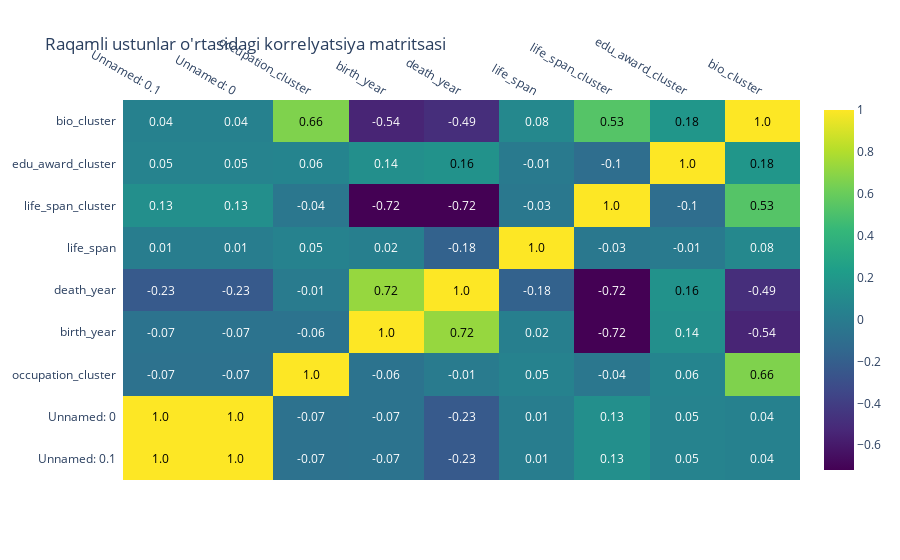

The cell this chart's notebook holds for it:
### Code cell
import numpy as np
import plotly.figure_factory as ff

# Qiymatlarni 2 xonagacha qisqartirish
annot_text = np.around(corr_matrix.values, decimals=2).astype(str)

fig = ff.create_annotated_heatmap(
    z=corr_matrix.values,
    x=list(corr_matrix.columns),
    y=list(corr_matrix.index),
    annotation_text=annot_text,
    colorscale='Viridis',
    showscale=True
)

fig.update_layout(title='Raqamli ustunlar o\'rtasidagi korrelyatsiya matritsasi')
fig.show()

### Figure 1 — Plotly figure (JSON) as saved in the notebook; plotly's stock layout.template omitted (floating-point values rounded to 4 significant figures)
{"data": [{"colorscale": [[0, "#440154"], [0.1111, "#482878"], [0.2222, "#3e4989"], [0.3333, "#31688e"], [0.4444, "#26828e"], [0.5556, "#1f9e89"], [0.6667, "#35b779"], [0.7778, "#6ece58"], [0.8889, "#b5de2b"], [1, "#fde725"]], "reversescale": false, "showscale": true, "type": "heatmap", "x": ["Unnamed: 0.1", "Unnamed: 0", "occupation_cluster", "birth_year", "death_year", "life_span", "life_span_cluster", "edu_award_cluster", "bio_cluster"], "y": ["Unnamed: 0.1", "Unnamed: 0", "occupation_cluster", "birth_year", "death_year", "life_span", "life_span_cluster", "edu_award_cluster", "bio_cluster"], "z": [[1.0, 1.0, -0.06943, -0.06569, -0.2329, 0.005999, 0.1334, 0.05413, 0.03827], [1.0, 1.0, -0.06943, -0.06569, -0.2329, 0.005999, 0.1334, 0.05413, 0.03827], [-0.06943, -0.06943, 1.0, -0.06398, -0.007152, 0.04567, -0.03695, 0.06133, 0.6629], [-0.06569, -0.06569, -0.06398, 1.0, 0.7246, 0.02413, -0.7182, 0.1351, -0.5439], [-0.2329, -0.2329, -0.007152, 0.7246, 1.0, -0.1806, -0.7159, 0.1563, -0.4937], [0.005999, 0.005999, 0.04567, 0.02413, -0.1806, 1.0, -0.03041, -0.01132, 0.08393], [0.1334, 0.1334, -0.03695, -0.7182, -0.7159, -0.03041, 1.0, -0.103, 0.5336], [0.05413, 0.05413, 0.06133, 0.1351, 0.1563, -0.01132, -0.103, 1.0, 0.184], [0.03827, 0.03827, 0.6629, -0.5439, -0.4937, 0.08393, 0.5336, 0.184, 1.0]]}], "layout": {"annotations": [{"font": {"color": "#000000"}, "showarrow": false, "text": "1.0", "x": "Unnamed: 0.1", "xref": "x", "y": "Unnamed: 0.1", "yref": "y"}, {"font": {"color": "#000000"}, "showarrow": false, "text": "1.0", "x": "Unnamed: 0", "xref": "x", "y": "Unnamed: 0.1", "yref": "y"}, {"font": {"color": "#FFFFFF"}, "showarrow": false, "text": "-0.07", "x": "occupation_cluster", "xref": "x", "y": "Unnamed: 0.1", "yref": "y"}, {"font": {"color": "#FFFFFF"}, "showarrow": false, "text": "-0.07", "x": "birth_year", "xref": "x", "y": "Unnamed: 0.1", "yref": "y"}, {"font": {"color": "#FFFFFF"}, "showarrow": false, "text": "-0.23", "x": "death_year", "xref": "x", "y": "Unnamed: 0.1", "yref": "y"}, {"font": {"color": "#FFFFFF"}, "showarrow": false, "text": "0.01", "x": "life_span", "xref": "x", "y": "Unnamed: 0.1", "yref": "y"}, {"font": {"color": "#FFFFFF"}, "showarrow": false, "text": "0.13", "x": "life_span_cluster", "xref": "x", "y": "Unnamed: 0.1", "yref": "y"}, {"font": {"color": "#FFFFFF"}, "showarrow": false, "text": "0.05", "x": "edu_award_cluster", "xref": "x", "y": "Unnamed: 0.1", "yref": "y"}, {"font": {"color": "#FFFFFF"}, "showarrow": false, "text": "0.04", "x": "bio_cluster", "xref": "x", "y": "Unnamed: 0.1", "yref": "y"}, {"font": {"color": "#000000"}, "showarrow": false, "text": "1.0", "x": "Unnamed: 0.1", "xref": "x", "y": "Unnamed: 0", "yref": "y"}, {"font": {"color": "#000000"}, "showarrow": false, "text": "1.0", "x": "Unnamed: 0", "xref": "x", "y": "Unnamed: 0", "yref": "y"}, {"font": {"color": "#FFFFFF"}, "showarrow": false, "text": "-0.07", "x": "occupation_cluster", "xref": "x", "y": "Unnamed: 0", "yref": "y"}, {"font": {"color": "#FFFFFF"}, "showarrow": false, "text": "-0.07", "x": "birth_year", "xref": "x", "y": "Unnamed: 0", "yref": "y"}, {"font": {"color": "#FFFFFF"}, "showarrow": false, "text": "-0.23", "x": "death_year", "xref": "x", "y": "Unnamed: 0", "yref": "y"}, {"font": {"color": "#FFFFFF"}, "showarrow": false, "text": "0.01", "x": "life_span", "xref": "x", "y": "Unnamed: 0", "yref": "y"}, {"font": {"color": "#FFFFFF"}, "showarrow": false, "text": "0.13", "x": "life_span_cluster", "xref": "x", "y": "Unnamed: 0", "yref": "y"}, {"font": {"color": "#FFFFFF"}, "showarrow": false, "text": "0.05", "x": "edu_award_cluster", "xref": "x", "y": "Unnamed: 0", "yref": "y"}, {"font": {"color": "#FFFFFF"}, "showarrow": false, "text": "0.04", "x": "bio_cluster", "xref": "x", "y": "Unnamed: 0", "yref": "y"}, {"font": {"color": "#FFFFFF"}, "showarrow": false, "text": "-0.07", "x": "Unnamed: 0.1", "xref": "x", "y": "occupation_cluster", "yref": "y"}, {"font": {"color": "#FFFFFF"}, "showarrow": false, "text": "-0.07", "x": "Unnamed: 0", "xref": "x", "y": "occupation_cluster", "yref": "y"}, {"font": {"color": "#000000"}, "showarrow": false, "text": "1.0", "x": "occupation_cluster", "xref": "x", "y": "occupation_cluster", "yref": "y"}, {"font": {"color": "#FFFFFF"}, "showarrow": false, "text": "-0.06", "x": "birth_year", "xref": "x", "y": "occupation_cluster", "yref": "y"}, {"font": {"color": "#FFFFFF"}, "showarrow": false, "text": "-0.01", "x": "death_year", "xref": "x", "y": "occupation_cluster", "yref": "y"}, {"font": {"color": "#FFFFFF"}, "showarrow": false, "text": "0.05", "x": "life_span", "xref": "x", "y": "occupation_cluster", "yref": "y"}, {"font": {"color": "#FFFFFF"}, "showarrow": false, "text": "-0.04", "x": "life_span_cluster", "xref": "x", "y": "occupation_cluster", "yref": "y"}, {"font": {"color": "#FFFFFF"}, "showarrow": false, "text": "0.06", "x": "edu_award_cluster", "xref": "x", "y": "occupation_cluster", "yref": "y"}, {"font": {"color": "#000000"}, "showarrow": false, "text": "0.66", "x": "bio_cluster", "xref": "x", "y": "occupation_cluster", "yref": "y"}, {"font": {"color": "#FFFFFF"}, "showarrow": false, "text": "-0.07", "x": "Unnamed: 0.1", "xref": "x", "y": "birth_year", "yref": "y"}, {"font": {"color": "#FFFFFF"}, "showarrow": false, "text": "-0.07", "x": "Unnamed: 0", "xref": "x", "y": "birth_year", "yref": "y"}, {"font": {"color": "#FFFFFF"}, "showarrow": false, "text": "-0.06", "x": "occupation_cluster", "xref": "x", "y": "birth_year", "yref": "y"}, {"font": {"color": "#000000"}, "showarrow": false, "text": "1.0", "x": "birth_year", "xref": "x", "y": "birth_year", "yref": "y"}, {"font": {"color": "#000000"}, "showarrow": false, "text": "0.72", "x": "death_year", "xref": "x", "y": "birth_year", "yref": "y"}, {"font": {"color": "#FFFFFF"}, "showarrow": false, "text": "0.02", "x": "life_span", "xref": "x", "y": "birth_year", "yref": "y"}, {"font": {"color": "#FFFFFF"}, "showarrow": false, "text": "-0.72", "x": "life_span_cluster", "xref": "x", "y": "birth_year", "yref": "y"}, {"font": {"color": "#FFFFFF"}, "showarrow": false, "text": "0.14", "x": "edu_award_cluster", "xref": "x", "y": "birth_year", "yref": "y"}, {"font": {"color": "#FFFFFF"}, "showarrow": false, "text": "-0.54", "x": "bio_cluster", "xref": "x", "y": "birth_year", "yref": "y"}, {"font": {"color": "#FFFFFF"}, "showarrow": false, "text": "-0.23", "x": "Unnamed: 0.1", "xref": "x", "y": "death_year", "yref": "y"}, {"font": {"color": "#FFFFFF"}, "showarrow": false, "text": "-0.23", "x": "Unnamed: 0", "xref": "x", "y": "death_year", "yref": "y"}, {"font": {"color": "#FFFFFF"}, "showarrow": false, "text": "-0.01", "x": "occupation_cluster", "xref": "x", "y": "death_year", "yref": "y"}, {"font": {"color": "#000000"}, "showarrow": false, "text": "0.72", "x": "birth_year", "xref": "x", "y": "death_year", "yref": "y"}, {"font": {"color": "#000000"}, "showarrow": false, "text": "1.0", "x": "death_year", "xref": "x", "y": "death_year", "yref": "y"}, {"font": {"color": "#FFFFFF"}, "showarrow": false, "text": "-0.18", "x": "life_span", "xref": "x", "y": "death_year", "yref": "y"}, {"font": {"color": "#FFFFFF"}, "showarrow": false, "text": "-0.72", "x": "life_span_cluster", "xref": "x", "y": "death_year", "yref": "y"}, {"font": {"color": "#000000"}, "showarrow": false, "text": "0.16", "x": "edu_award_cluster", "xref": "x", "y": "death_year", "yref": "y"}, {"font": {"color": "#FFFFFF"}, "showarrow": false, "text": "-0.49", "x": "bio_cluster", "xref": "x", "y": "death_year", "yref": "y"}, {"font": {"color": "#FFFFFF"}, "showarrow": false, "text": "0.01", "x": "Unnamed: 0.1", "xref": "x", "y": "life_span", "yref": "y"}, {"font": {"color": "#FFFFFF"}, "showarrow": false, "text": "0.01", "x": "Unnamed: 0", "xref": "x", "y": "life_span", "yref": "y"}, {"font": {"color": "#FFFFFF"}, "showarrow": false, "text": "0.05", "x": "occupation_cluster", "xref": "x", "y": "life_span", "yref": "y"}, {"font": {"color": "#FFFFFF"}, "showarrow": false, "text": "0.02", "x": "birth_year", "xref": "x", "y": "life_span", "yref": "y"}, {"font": {"color": "#FFFFFF"}, "showarrow": false, "text": "-0.18", "x": "death_year", "xref": "x", "y": "life_span", "yref": "y"}, {"font": {"color": "#000000"}, "showarrow": false, "text": "1.0", "x": "life_span", "xref": "x", "y": "life_span", "yref": "y"}, {"font": {"color": "#FFFFFF"}, "showarrow": false, "text": "-0.03", "x": "life_span_cluster", "xref": "x", "y": "life_span", "yref": "y"}, {"font": {"color": "#FFFFFF"}, "showarrow": false, "text": "-0.01", "x": "edu_award_cluster", "xref": "x", "y": "life_span", "yref": "y"}, {"font": {"color": "#FFFFFF"}, "showarrow": false, "text": "0.08", "x": "bio_cluster", "xref": "x", "y": "life_span", "yref": "y"}, {"font": {"color": "#FFFFFF"}, "showarrow": false, "text": "0.13", "x": "Unnamed: 0.1", "xref": "x", "y": "life_span_cluster", "yref": "y"}, {"font": {"color": "#FFFFFF"}, "showarrow": false, "text": "0.13", "x": "Unnamed: 0", "xref": "x", "y": "life_span_cluster", "yref": "y"}, {"font": {"color": "#FFFFFF"}, "showarrow": false, "text": "-0.04", "x": "occupation_cluster", "xref": "x", "y": "life_span_cluster", "yref": "y"}, {"font": {"color": "#FFFFFF"}, "showarrow": false, "text": "-0.72", "x": "birth_year", "xref": "x", "y": "life_span_cluster", "yref": "y"}, {"font": {"color": "#FFFFFF"}, "showarrow": false, "text": "-0.72", "x": "death_year", "xref": "x", "y": "life_span_cluster", "yref": "y"}, {"font": {"color": "#FFFFFF"}, "showarrow": false, "text": "-0.03", "x": "life_span", "xref": "x", "y": "life_span_cluster", "yref": "y"}, {"font": {"color": "#000000"}, "showarrow": false, "text": "1.0", "x": "life_span_cluster", "xref": "x", "y": "life_span_cluster", "yref": "y"}, {"font": {"color": "#FFFFFF"}, "showarrow": false, "text": "-0.1", "x": "edu_award_cluster", "xref": "x", "y": "life_span_cluster", "yref": "y"}, {"font": {"color": "#000000"}, "showarrow": false, "text": "0.53", "x": "bio_cluster", "xref": "x", "y": "life_span_cluster", "yref": "y"}, {"font": {"color": "#FFFFFF"}, "showarrow": false, "text": "0.05", "x": "Unnamed: 0.1", "xref": "x", "y": "edu_award_cluster", "yref": "y"}, {"font": {"color": "#FFFFFF"}, "showarrow": false, "text": "0.05", "x": "Unnamed: 0", "xref": "x", "y": "edu_award_cluster", "yref": "y"}, {"font": {"color": "#FFFFFF"}, "showarrow": false, "text": "0.06", "x": "occupation_cluster", "xref": "x", "y": "edu_award_cluster", "yref": "y"}, {"font": {"color": "#FFFFFF"}, "showarrow": false, "text": "0.14", "x": "birth_year", "xref": "x", "y": "edu_award_cluster", "yref": "y"}, {"font": {"color": "#000000"}, "showarrow": false, "text": "0.16", "x": "death_year", "xref": "x", "y": "edu_award_cluster", "yref": "y"}, {"font": {"color": "#FFFFFF"}, "showarrow": false, "text": "-0.01", "x": "life_span", "xref": "x", "y": "edu_award_cluster", "yref": "y"}, {"font": {"color": "#FFFFFF"}, "showarrow": false, "text": "-0.1", "x": "life_span_cluster", "xref": "x", "y": "edu_award_cluster", "yref": "y"}, {"font": {"color": "#000000"}, "showarrow": false, "text": "1.0", "x": "edu_award_cluster", "xref": "x", "y": "edu_award_cluster", "yref": "y"}, {"font": {"color": "#000000"}, "showarrow": false, "text": "0.18", "x": "bio_cluster", "xref": "x", "y": "edu_award_cluster", "yref": "y"}, {"font": {"color": "#FFFFFF"}, "showarrow": false, "text": "0.04", "x": "Unnamed: 0.1", "xref": "x", "y": "bio_cluster", "yref": "y"}, {"font": {"color": "#FFFFFF"}, "showarrow": false, "text": "0.04", "x": "Unnamed: 0", "xref": "x", "y": "bio_cluster", "yref": "y"}, {"font": {"color": "#000000"}, "showarrow": false, "text": "0.66", "x": "occupation_cluster", "xref": "x", "y": "bio_cluster", "yref": "y"}, {"font": {"color": "#FFFFFF"}, "showarrow": false, "text": "-0.54", "x": "birth_year", "xref": "x", "y": "bio_cluster", "yref": "y"}, {"font": {"color": "#FFFFFF"}, "showarrow": false, "text": "-0.49", "x": "death_year", "xref": "x", "y": "bio_cluster", "yref": "y"}, {"font": {"color": "#FFFFFF"}, "showarrow": false, "text": "0.08", "x": "life_span", "xref": "x", "y": "bio_cluster", "yref": "y"}, {"font": {"color": "#000000"}, "showarrow": false, "text": "0.53", "x": "life_span_cluster", "xref": "x", "y": "bio_cluster", "yref": "y"}, {"font": {"color": "#000000"}, "showarrow": false, "text": "0.18", "x": "edu_award_cluster", "xref": "x", "y": "bio_cluster", "yref": "y"}, {"font": {"color": "#000000"}, "showarrow": false, "text": "1.0", "x": "bio_cluster", "xref": "x", "y": "bio_cluster", "yref": "y"}], "title": {"text": "Raqamli ustunlar o'rtasidagi korrelyatsiya matritsasi"}, "xaxis": {"dtick": 1, "gridcolor": "rgb(0, 0, 0)", "side": "top", "ticks": ""}, "yaxis": {"dtick": 1, "ticks": "", "ticksuffix": "  "}}}
